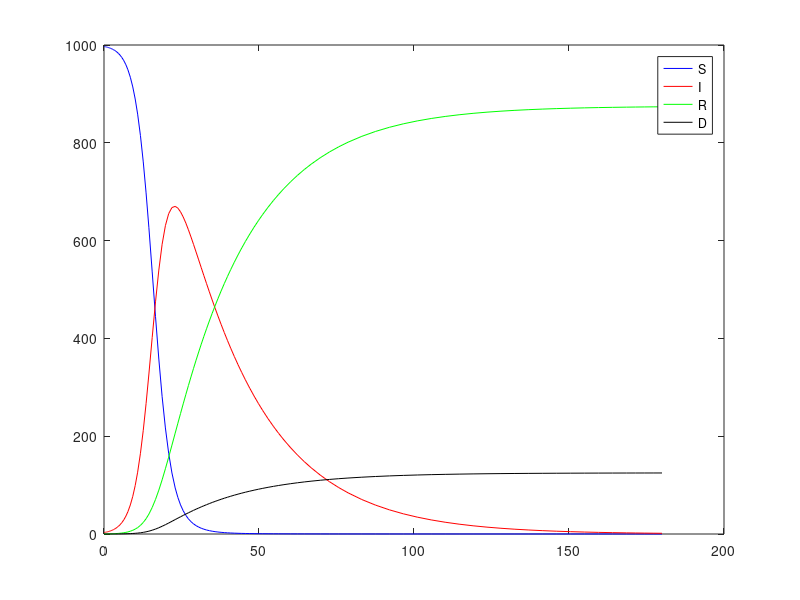

Source code (MATLAB):
clear all; clc; format long;

tspan = [0 180]; N = 1000;
beta = 0.4; 
alpha = 0.035; 
gamma = 0.005; 
 

F = @(t, Y) [
    -(beta/N) * Y(2) * Y(1); 
    (beta/N) * Y(2) * Y(1) - alpha * Y(2) - gamma * Y(2); 
    alpha * Y(2); 
    gamma * Y(2)
];

Y0 = [997; 3; 0; 0];

[t, y] = ode45(F, tspan, Y0);

S = y(:,1); 
I = y(:,2);
R = y(:,3);
D = y(:,4);

plot(t, S, 'b')
hold on
plot(t, I, 'r')
plot(t, R, 'g')
plot(t, D, 'k')

legend('S', 'I', 'R', 'D')
